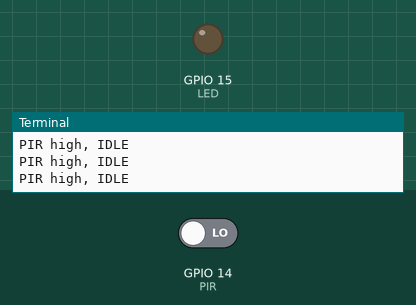
A program run on a simulated Raspberry Pi (BCM pin numbers). Shown: output pins drawn as LEDs (lit = HIGH), the last lines printed to the terminal. Inputs (shaded band) come from the test bench; at power-on: GPIO 14 (PIR) LOW.

Above: at 1.2 s.
1.3 s: GPIO 14 (PIR) driven HIGH
At 1.8 s:
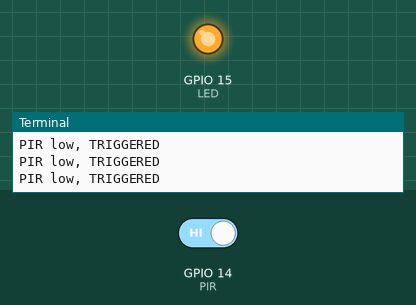
2.8 s: GPIO 14 (PIR) driven LOW
At 4.2 s:
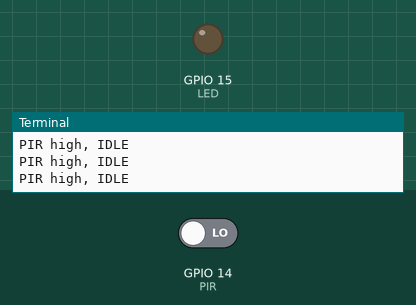
Timing chart, 0 to 5.8 s (numbered marks = the images above; inputs shaded):
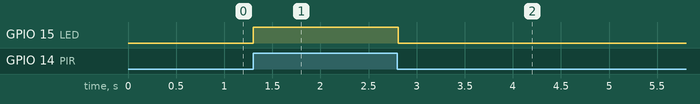

Measured:
- after the input at 1.3 s, GPIO 15 (LED): LOW → HIGH at once
- after the input at 2.8 s, GPIO 15 (LED): HIGH → LOW at once

The program:

PIR.py
```python
# PIR.py - sense a PIR movement
# Part of the Alarm System project
# Written by David Whale 2014

import RPi.GPIO as GPIO
import time

LED = 15
PIR = 14

GPIO.setmode(GPIO.BCM)
GPIO.setup(PIR, GPIO.IN)
GPIO.setup(LED, GPIO.OUT)

while True:
	time.sleep(0.1)
	if GPIO.input(PIR):
		print("PIR low, TRIGGERED")
		GPIO.output(LED, True)
		#time.sleep(1)
		#GPIO.output(LED, False)
		#time.sleep(1)
	else:
		print("PIR high, IDLE")
		GPIO.output(LED, False)

# END
```
